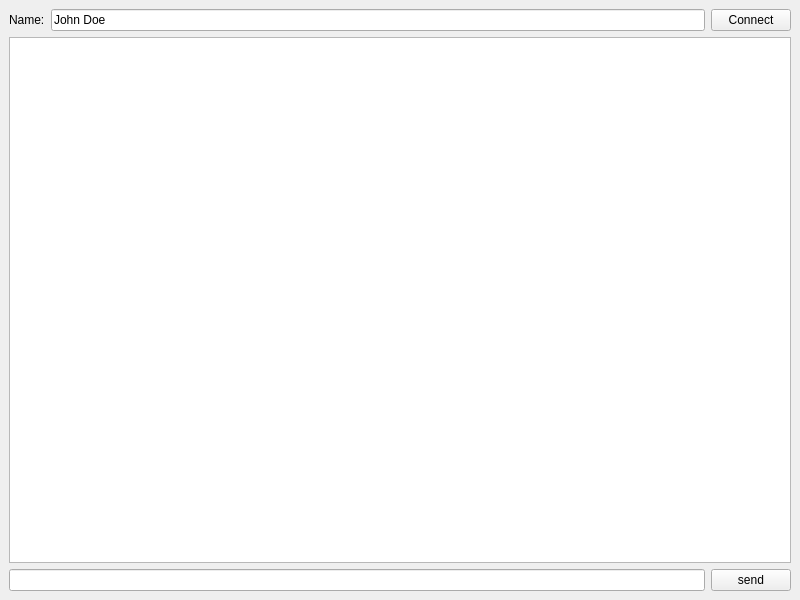
<?xml version="1.0" encoding="UTF-8"?>
<ui version="4.0">
 <class>MainWindow</class>
 <widget class="QMainWindow" name="MainWindow">
  <property name="geometry">
   <rect>
    <x>0</x>
    <y>0</y>
    <width>800</width>
    <height>600</height>
   </rect>
  </property>
  <property name="windowTitle">
   <string>Chat Client</string>
  </property>
  <widget class="QWidget" name="centralwidget">
   <layout class="QVBoxLayout" name="verticalLayout">
    <item>
     <layout class="QHBoxLayout" name="horizontalLayout_2">
      <property name="topMargin">
       <number>0</number>
      </property>
      <item>
       <widget class="QLabel" name="label">
        <property name="text">
         <string>Name:</string>
        </property>
       </widget>
      </item>
      <item>
       <widget class="QLineEdit" name="nameInput">
        <property name="text">
         <string>John Doe</string>
        </property>
        <property name="placeholderText">
         <string/>
        </property>
       </widget>
      </item>
      <item>
       <widget class="QPushButton" name="connectButton">
        <property name="text">
         <string>Connect</string>
        </property>
       </widget>
      </item>
     </layout>
    </item>
    <item>
     <widget class="QTextBrowser" name="chatDisplay"/>
    </item>
    <item>
     <layout class="QHBoxLayout" name="horizontalLayout">
      <property name="topMargin">
       <number>0</number>
      </property>
      <item>
       <widget class="QLineEdit" name="messageInput"/>
      </item>
      <item>
       <widget class="QPushButton" name="sendButton">
        <property name="text">
         <string>send</string>
        </property>
       </widget>
      </item>
     </layout>
    </item>
   </layout>
  </widget>
 </widget>
 <resources/>
 <connections/>
</ui>
